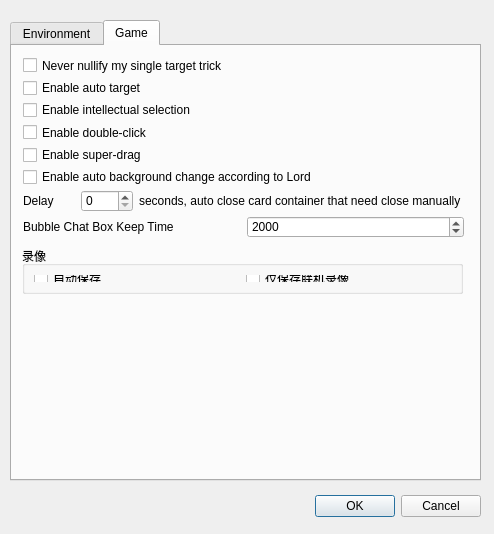
<?xml version="1.0" encoding="UTF-8"?>
<ui version="4.0">
 <class>ConfigDialog</class>
 <widget class="QDialog" name="ConfigDialog">
  <property name="windowModality">
   <enum>Qt::WindowModal</enum>
  </property>
  <property name="geometry">
   <rect>
    <x>0</x>
    <y>0</y>
    <width>494</width>
    <height>534</height>
   </rect>
  </property>
  <property name="sizePolicy">
   <sizepolicy hsizetype="Preferred" vsizetype="Preferred">
    <horstretch>0</horstretch>
    <verstretch>0</verstretch>
   </sizepolicy>
  </property>
  <property name="windowTitle">
   <string>Config dialog</string>
  </property>
  <widget class="QTabWidget" name="tabWidget">
   <property name="geometry">
    <rect>
     <x>10</x>
     <y>20</y>
     <width>471</width>
     <height>461</height>
    </rect>
   </property>
   <property name="currentIndex">
    <number>1</number>
   </property>
   <widget class="QWidget" name="envTab">
    <attribute name="title">
     <string>Environment</string>
    </attribute>
    <widget class="QGroupBox" name="audioGroupBox">
     <property name="geometry">
      <rect>
       <x>10</x>
       <y>140</y>
       <width>441</width>
       <height>191</height>
      </rect>
     </property>
     <property name="title">
      <string>Audio</string>
     </property>
     <widget class="QWidget" name="layoutWidget1">
      <property name="geometry">
       <rect>
        <x>10</x>
        <y>20</y>
        <width>421</width>
        <height>71</height>
       </rect>
      </property>
      <layout class="QVBoxLayout" name="verticalLayout_5">
       <item>
        <widget class="QLabel" name="setupBgMusicLabel">
         <property name="text">
          <string>Setup background music</string>
         </property>
         <property name="buddy">
          <cstring>bgMusicPathLineEdit</cstring>
         </property>
        </widget>
       </item>
       <item>
        <widget class="QLineEdit" name="bgMusicPathLineEdit">
         <property name="readOnly">
          <bool>true</bool>
         </property>
        </widget>
       </item>
       <item>
        <layout class="QHBoxLayout" name="horizontalLayout_2">
         <item>
          <spacer name="horizontalSpacer_2">
           <property name="orientation">
            <enum>Qt::Horizontal</enum>
           </property>
           <property name="sizeHint" stdset="0">
            <size>
             <width>40</width>
             <height>20</height>
            </size>
           </property>
          </spacer>
         </item>
         <item>
          <widget class="QPushButton" name="browseBgMusicButton">
           <property name="text">
            <string>Browse ...</string>
           </property>
          </widget>
         </item>
         <item>
          <widget class="QPushButton" name="resetBgMusicButton">
           <property name="text">
            <string>Reset</string>
           </property>
          </widget>
         </item>
        </layout>
       </item>
      </layout>
     </widget>
     <widget class="QWidget" name="layoutWidget2">
      <property name="geometry">
       <rect>
        <x>10</x>
        <y>100</y>
        <width>421</width>
        <height>18</height>
       </rect>
      </property>
      <layout class="QHBoxLayout" name="horizontalLayout_3">
       <item>
        <widget class="QCheckBox" name="enableEffectCheckBox">
         <property name="text">
          <string>Enable effects</string>
         </property>
         <property name="checked">
          <bool>true</bool>
         </property>
        </widget>
       </item>
       <item>
        <widget class="QCheckBox" name="enableLastWordCheckBox">
         <property name="text">
          <string>Enable last word</string>
         </property>
        </widget>
       </item>
       <item>
        <widget class="QCheckBox" name="enableBgMusicCheckBox">
         <property name="text">
          <string>Enable background music</string>
         </property>
         <property name="checked">
          <bool>true</bool>
         </property>
        </widget>
       </item>
      </layout>
     </widget>
     <widget class="QWidget" name="layoutWidget3">
      <property name="geometry">
       <rect>
        <x>10</x>
        <y>130</y>
        <width>411</width>
        <height>24</height>
       </rect>
      </property>
      <layout class="QHBoxLayout" name="horizontalLayout_5">
       <item>
        <widget class="QLabel" name="bgmVolumeLabel">
         <property name="text">
          <string>BGM    Volume</string>
         </property>
         <property name="buddy">
          <cstring>bgmVolumeSlider</cstring>
         </property>
        </widget>
       </item>
       <item>
        <widget class="QSlider" name="bgmVolumeSlider">
         <property name="maximum">
          <number>100</number>
         </property>
         <property name="value">
          <number>100</number>
         </property>
         <property name="orientation">
          <enum>Qt::Horizontal</enum>
         </property>
        </widget>
       </item>
      </layout>
     </widget>
     <widget class="QWidget" name="layoutWidget3_2">
      <property name="geometry">
       <rect>
        <x>10</x>
        <y>160</y>
        <width>411</width>
        <height>24</height>
       </rect>
      </property>
      <layout class="QHBoxLayout" name="horizontalLayout_6">
       <item>
        <widget class="QLabel" name="effectVolumeLabel">
         <property name="text">
          <string>Effect Volume</string>
         </property>
         <property name="buddy">
          <cstring>bgmVolumeSlider</cstring>
         </property>
        </widget>
       </item>
       <item>
        <widget class="QSlider" name="effectVolumeSlider">
         <property name="maximum">
          <number>100</number>
         </property>
         <property name="value">
          <number>100</number>
         </property>
         <property name="orientation">
          <enum>Qt::Horizontal</enum>
         </property>
        </widget>
       </item>
      </layout>
     </widget>
    </widget>
    <widget class="QGroupBox" name="bgGroupBox">
     <property name="geometry">
      <rect>
       <x>10</x>
       <y>10</y>
       <width>441</width>
       <height>121</height>
      </rect>
     </property>
     <property name="title">
      <string>Background</string>
     </property>
     <widget class="QWidget" name="layoutWidget4">
      <property name="geometry">
       <rect>
        <x>10</x>
        <y>20</y>
        <width>421</width>
        <height>73</height>
       </rect>
      </property>
      <layout class="QVBoxLayout" name="verticalLayout_2">
       <item>
        <layout class="QVBoxLayout" name="verticalLayout">
         <item>
          <widget class="QLabel" name="backgrounSetupLabel">
           <property name="text">
            <string>Setup background</string>
           </property>
           <property name="buddy">
            <cstring>bgPathLineEdit</cstring>
           </property>
          </widget>
         </item>
         <item>
          <widget class="QLineEdit" name="bgPathLineEdit">
           <property name="readOnly">
            <bool>true</bool>
           </property>
          </widget>
         </item>
        </layout>
       </item>
       <item>
        <layout class="QHBoxLayout" name="horizontalLayout">
         <item>
          <spacer name="horizontalSpacer">
           <property name="orientation">
            <enum>Qt::Horizontal</enum>
           </property>
           <property name="sizeHint" stdset="0">
            <size>
             <width>40</width>
             <height>20</height>
            </size>
           </property>
          </spacer>
         </item>
         <item>
          <widget class="QPushButton" name="browseBgButton">
           <property name="text">
            <string>Browse ...</string>
           </property>
          </widget>
         </item>
         <item>
          <widget class="QPushButton" name="resetBgButton">
           <property name="text">
            <string>Reset</string>
           </property>
          </widget>
         </item>
        </layout>
       </item>
      </layout>
     </widget>
     <widget class="QCheckBox" name="noIndicatorCheckBox">
      <property name="geometry">
       <rect>
        <x>140</x>
        <y>100</y>
        <width>95</width>
        <height>16</height>
       </rect>
      </property>
      <property name="text">
       <string>No indicator</string>
      </property>
     </widget>
     <widget class="QCheckBox" name="noEquipAnimCheckBox">
      <property name="geometry">
       <rect>
        <x>270</x>
        <y>100</y>
        <width>111</width>
        <height>16</height>
       </rect>
      </property>
      <property name="text">
       <string>No equip anim</string>
      </property>
     </widget>
     <widget class="QCheckBox" name="fullSkinCheckBox">
      <property name="geometry">
       <rect>
        <x>10</x>
        <y>100</y>
        <width>111</width>
        <height>16</height>
       </rect>
      </property>
      <property name="text">
       <string>Use full skin</string>
      </property>
     </widget>
    </widget>
    <widget class="QGroupBox" name="fontSetupGroupBox">
     <property name="geometry">
      <rect>
       <x>10</x>
       <y>340</y>
       <width>441</width>
       <height>91</height>
      </rect>
     </property>
     <property name="title">
      <string>Font setup</string>
     </property>
     <widget class="QPushButton" name="changeAppFontButton">
      <property name="geometry">
       <rect>
        <x>270</x>
        <y>20</y>
        <width>161</width>
        <height>23</height>
       </rect>
      </property>
      <property name="text">
       <string>Set application font</string>
      </property>
     </widget>
     <widget class="QLabel" name="appFontLabel">
      <property name="geometry">
       <rect>
        <x>10</x>
        <y>24</y>
        <width>96</width>
        <height>16</height>
       </rect>
      </property>
      <property name="text">
       <string>Application font</string>
      </property>
      <property name="buddy">
       <cstring>appFontLineEdit</cstring>
      </property>
     </widget>
     <widget class="QLineEdit" name="appFontLineEdit">
      <property name="enabled">
       <bool>true</bool>
      </property>
      <property name="geometry">
       <rect>
        <x>120</x>
        <y>23</y>
        <width>131</width>
        <height>20</height>
       </rect>
      </property>
      <property name="readOnly">
       <bool>true</bool>
      </property>
     </widget>
     <widget class="QLineEdit" name="textEditFontLineEdit">
      <property name="enabled">
       <bool>true</bool>
      </property>
      <property name="geometry">
       <rect>
        <x>120</x>
        <y>50</y>
        <width>131</width>
        <height>20</height>
       </rect>
      </property>
      <property name="readOnly">
       <bool>true</bool>
      </property>
     </widget>
     <widget class="QPushButton" name="setTextEditFontButton">
      <property name="geometry">
       <rect>
        <x>270</x>
        <y>50</y>
        <width>71</width>
        <height>23</height>
       </rect>
      </property>
      <property name="text">
       <string>Font ...</string>
      </property>
     </widget>
     <widget class="QLabel" name="textEditFontLabel">
      <property name="geometry">
       <rect>
        <x>10</x>
        <y>52</y>
        <width>91</width>
        <height>16</height>
       </rect>
      </property>
      <property name="text">
       <string>Text edit font</string>
      </property>
      <property name="buddy">
       <cstring>textEditFontLineEdit</cstring>
      </property>
     </widget>
     <widget class="QPushButton" name="setTextEditColorButton">
      <property name="geometry">
       <rect>
        <x>350</x>
        <y>50</y>
        <width>75</width>
        <height>23</height>
       </rect>
      </property>
      <property name="text">
       <string>Color ...</string>
      </property>
     </widget>
    </widget>
   </widget>
   <widget class="QWidget" name="gameTab">
    <attribute name="title">
     <string>Game</string>
    </attribute>
    <widget class="QWidget" name="horizontalLayoutWidget">
     <property name="geometry">
      <rect>
       <x>11</x>
       <y>170</y>
       <width>441</width>
       <height>22</height>
      </rect>
     </property>
     <layout class="QHBoxLayout" name="horizontalLayout_4">
      <item>
       <widget class="QLabel" name="bubbleChatBoxKeepLabel">
        <property name="text">
         <string>Bubble Chat Box Keep Time</string>
        </property>
       </widget>
      </item>
      <item>
       <widget class="QSpinBox" name="bubbleChatBoxKeepSpinBox">
        <property name="maximum">
         <number>5000</number>
        </property>
        <property name="value">
         <number>2000</number>
        </property>
       </widget>
      </item>
     </layout>
    </widget>
    <widget class="QWidget" name="layoutWidget">
     <property name="geometry">
      <rect>
       <x>11</x>
       <y>11</y>
       <width>307</width>
       <height>128</height>
      </rect>
     </property>
     <layout class="QVBoxLayout" name="verticalLayout_3">
      <item>
       <widget class="QCheckBox" name="neverNullifyMyTrickCheckBox">
        <property name="text">
         <string>Never nullify my single target trick</string>
        </property>
        <property name="checked">
         <bool>false</bool>
        </property>
       </widget>
      </item>
      <item>
       <widget class="QCheckBox" name="autoTargetCheckBox">
        <property name="enabled">
         <bool>true</bool>
        </property>
        <property name="text">
         <string>Enable auto target</string>
        </property>
        <property name="checked">
         <bool>false</bool>
        </property>
       </widget>
      </item>
      <item>
       <widget class="QCheckBox" name="intellectualSelectionCheckBox">
        <property name="enabled">
         <bool>true</bool>
        </property>
        <property name="text">
         <string>Enable intellectual selection</string>
        </property>
        <property name="checked">
         <bool>false</bool>
        </property>
       </widget>
      </item>
      <item>
       <widget class="QCheckBox" name="doubleClickCheckBox">
        <property name="enabled">
         <bool>true</bool>
        </property>
        <property name="text">
         <string>Enable double-click</string>
        </property>
        <property name="checked">
         <bool>false</bool>
        </property>
       </widget>
      </item>
      <item>
       <widget class="QCheckBox" name="superDragCheckBox">
        <property name="enabled">
         <bool>true</bool>
        </property>
        <property name="text">
         <string>Enable super-drag</string>
        </property>
        <property name="checked">
         <bool>false</bool>
        </property>
       </widget>
      </item>
      <item>
       <widget class="QCheckBox" name="backgroundChangeCheckBox">
        <property name="text">
         <string>Enable auto background change according to Lord</string>
        </property>
       </widget>
      </item>
     </layout>
    </widget>
    <widget class="QGroupBox" name="groupBoxRecorder">
     <property name="geometry">
      <rect>
       <x>10</x>
       <y>200</y>
       <width>441</width>
       <height>48</height>
      </rect>
     </property>
     <property name="title">
      <string>录像</string>
     </property>
     <layout class="QHBoxLayout" name="horizontalLayout_7">
      <item>
       <widget class="QCheckBox" name="checkBoxRecorderAutoSave">
        <property name="toolTip">
         <string>录像将会自动保存到recorder目录下</string>
        </property>
        <property name="text">
         <string>自动保存</string>
        </property>
       </widget>
      </item>
      <item>
       <widget class="QCheckBox" name="checkBoxRecorderNetworkOnly">
        <property name="text">
         <string>仅保存联机录像</string>
        </property>
       </widget>
      </item>
     </layout>
    </widget>
    <widget class="QWidget" name="">
     <property name="geometry">
      <rect>
       <x>11</x>
       <y>144</y>
       <width>438</width>
       <height>22</height>
      </rect>
     </property>
     <layout class="QHBoxLayout" name="horizontalLayout_8">
      <item>
       <widget class="QLabel" name="DelayLabel">
        <property name="text">
         <string>Delay</string>
        </property>
       </widget>
      </item>
      <item>
       <widget class="QSpinBox" name="secondsSpinBox"/>
      </item>
      <item>
       <widget class="QLabel" name="autoCloseCardContainerLabel">
        <property name="text">
         <string>seconds, auto close card container that need close manually</string>
        </property>
       </widget>
      </item>
     </layout>
    </widget>
    <zorder>layoutWidget</zorder>
    <zorder>horizontalLayoutWidget</zorder>
    <zorder>groupBoxRecorder</zorder>
    <zorder>DelayLabel</zorder>
    <zorder>secondsSpinBox</zorder>
    <zorder>autoCloseCardContainerLabel</zorder>
   </widget>
  </widget>
  <widget class="QDialogButtonBox" name="buttonBox">
   <property name="geometry">
    <rect>
     <x>140</x>
     <y>490</y>
     <width>341</width>
     <height>32</height>
    </rect>
   </property>
   <property name="orientation">
    <enum>Qt::Horizontal</enum>
   </property>
   <property name="standardButtons">
    <set>QDialogButtonBox::Cancel|QDialogButtonBox::Ok</set>
   </property>
  </widget>
 </widget>
 <resources/>
 <connections>
  <connection>
   <sender>buttonBox</sender>
   <signal>accepted()</signal>
   <receiver>ConfigDialog</receiver>
   <slot>accept()</slot>
   <hints>
    <hint type="sourcelabel">
     <x>248</x>
     <y>254</y>
    </hint>
    <hint type="destinationlabel">
     <x>157</x>
     <y>274</y>
    </hint>
   </hints>
  </connection>
  <connection>
   <sender>buttonBox</sender>
   <signal>rejected()</signal>
   <receiver>ConfigDialog</receiver>
   <slot>reject()</slot>
   <hints>
    <hint type="sourcelabel">
     <x>316</x>
     <y>260</y>
    </hint>
    <hint type="destinationlabel">
     <x>286</x>
     <y>274</y>
    </hint>
   </hints>
  </connection>
 </connections>
</ui>
